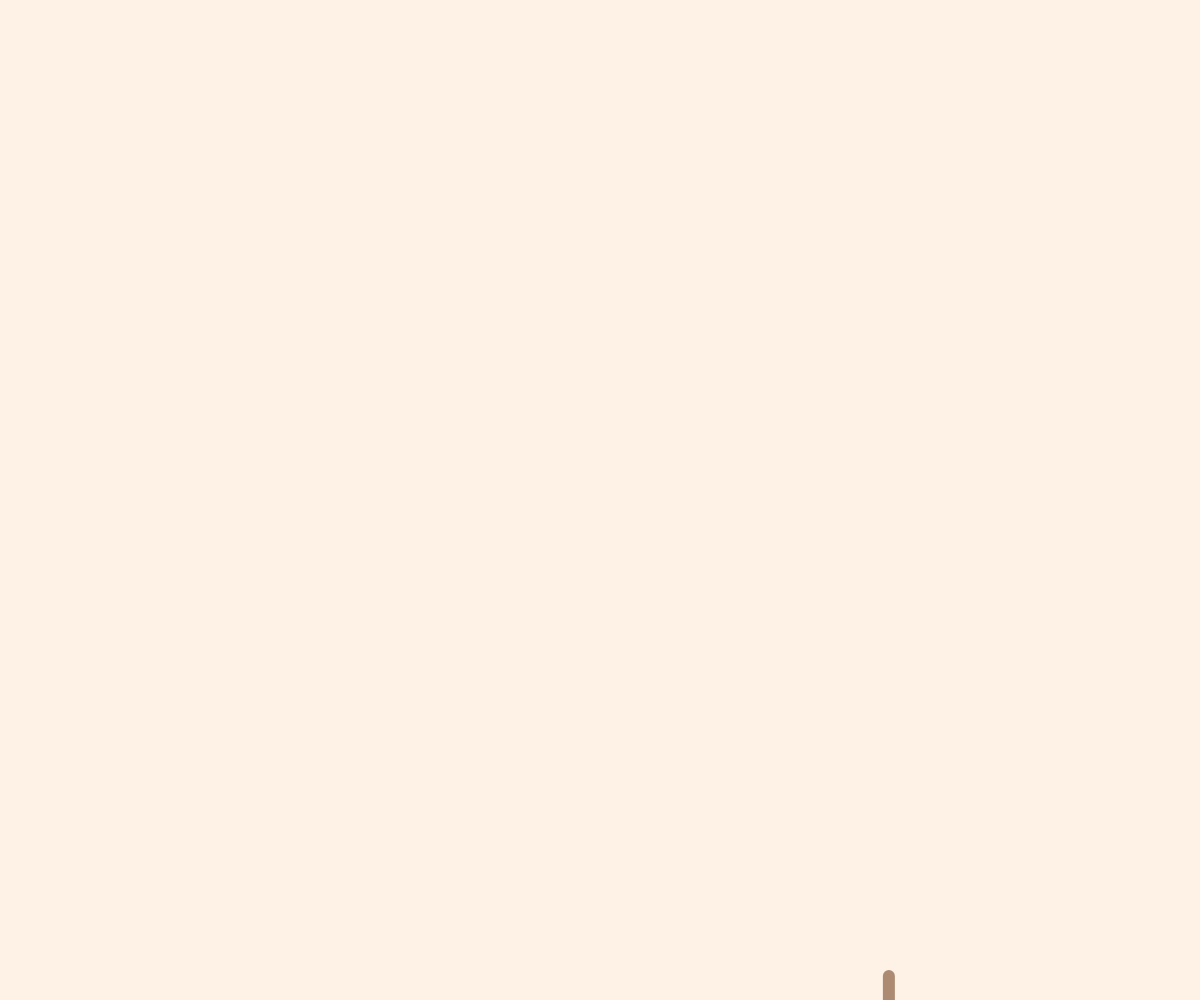
Frame 1 (no input)
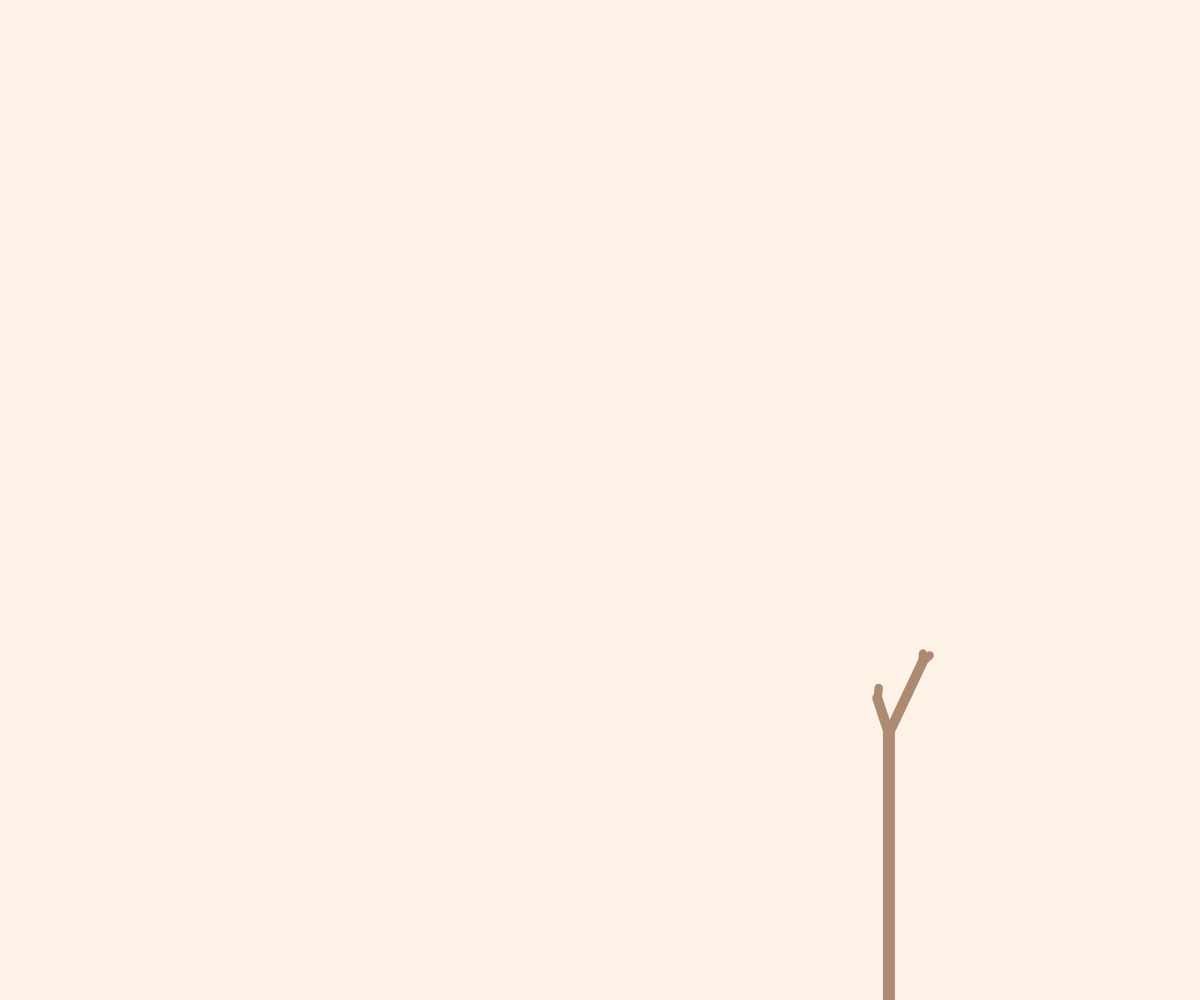
Frame 60 (no input)
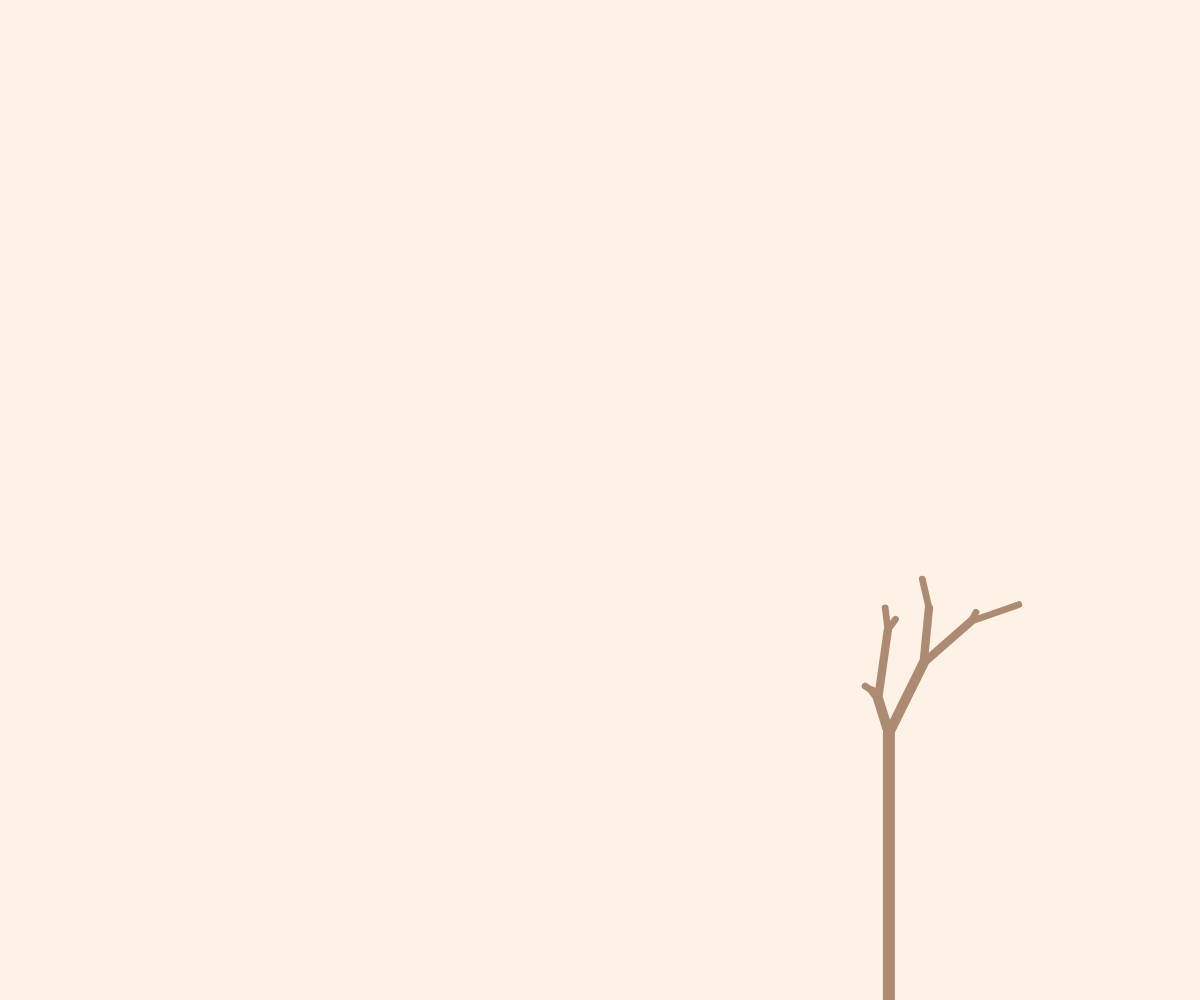
Frame 120 (the mouse pressed at the canvas centre since frame 60)

The p5.js sketch that drew these frames (run headless with seeded random() and noise() and a simulated clock; from frame 60 on, the mouse is pressed at the canvas centre):

// p5.js sketch
// ── sketch.js
const size = 150
const maxLevel = 12
const rot = 0.37
const lenRand = 0.8
const branchProb = 0.95
const rotRand = 0.2
const flowerProb = 0.67
const mutating = true
let startRand = Math.random() / 2
let randSeed = Math.floor(Math.random() * 1000)
let paramSeed = Math.floor(Math.random() * 1000)
let randBias = 0
let prog = 1
let growing = true

var canvas;

function windowResized() {
  resizeCanvas(windowWidth, windowHeight)
}

function rand() {
  return random(1000) / 1000
}

function rand2() {
  return random(1000) / 500 - 1
}

function rrand() {
  return rand2() + randBias
}

function startGrow() {
  growing = true
  prog = 1
  grow()
}

function grow() {
  if (prog > maxLevel + 3) {
    prog = maxLevel + 3
    loop()
    growing = false
    return
  }

  let startTime = millis()
  loop()
  let diff = millis() - startTime

  prog += ((maxLevel / 8) * Math.max(diff, 20)) / 1000
  setTimeout(grow, Math.max(1, 20 - diff))
}

function setup() {
  canvas = createCanvas(window.innerWidth, window.innerHeight)
  canvas.position(0,0);
  canvas.style('z-index',-1)

  mutate()

  startGrow()
}

function mutate() {
  if (!mutating) return

  let startTime = millis()
  randomSeed(paramSeed)

  let n = noise(startTime / 12000) - 1

  randBias = 4 * Math.abs(n) * n

  paramSeed = 1000 * random()
  randomSeed(randSeed)

  let diff = millis() - startTime

  if (diff < 50) setTimeout(mutate, 50 - diff)
  else setTimeout(mutate, 1)
}

function draw() {
  stroke(173, 139, 115)

  background(254,241,230)
  translate(width / 1.35, height)
  scale(1, -1)

  translate(0, 0)

  branch(1, randSeed)
}

function branch(level, seed) {
  if (prog < level) return

  randomSeed(seed)

  let seed1 = random(1000),
    seed2 = random(1000)

  let growthLevel = prog - level > 1 || prog >= maxLevel + 1 ? 1 : prog - level

  strokeWeight(12 * Math.pow((maxLevel - level + 1) / maxLevel, 2))

  let len = growthLevel * size * (1 + rand2() * lenRand)

  line(0, 0, 0, len / level)
  translate(0, len / level)

  let doBranch1 = prog <= 2 ? true : rand() < branchProb
  let doBranch2 = prog <= 2 ? true : rand() < branchProb

  let doFlower = rand() < flowerProb

  if (level < maxLevel) {
    let r1 = rot * (1 + rrand() * rotRand)
    let r2 = -rot * (1 - rrand() * rotRand)

    if (doBranch1) {
      push()
      rotate(r1)
      branch(level + 1, seed1)
      pop()
    }
    if (doBranch2) {
      push()
      rotate(r2)
      branch(level + 1, seed2)
      pop()
    }
  }

  if ((level >= maxLevel || (!doBranch1 && !doBranch2)) && doFlower) {
    let p = Math.min(1, Math.max(0, prog - level))

    let flowerSize = (size / 100) * p * (1 / 6) * (len / level)

    strokeWeight(3)
    stroke(99, 95, 171)

    rotate(-PI)
    for (let i = 0; i <= 5; i++) {
      line(0, 0, 0, flowerSize * (1 + 0.5 * rand2()))
      rotate((2 * PI) / 5)
    }
  }
}
